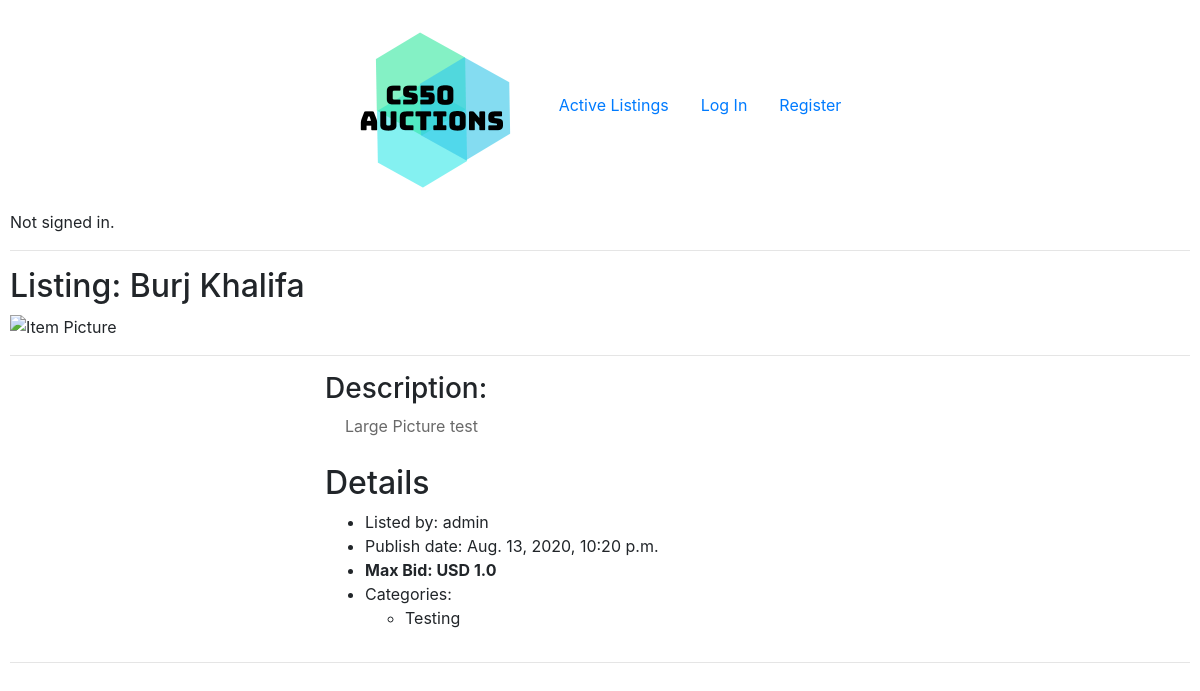
The page /listing/22 on the database its author committed.
### auctions/models.py (models this page shows, shortened)
class Item(models.Model):
    id = models.AutoField(primary_key=True)
    item_name = models.CharField(max_length=64)
    item_description = models.CharField(max_length=4000)
    min_bid = models.FloatField(default=1.0)
    owner = models.ForeignKey(User, on_delete=models.CASCADE, related_name="user_owner")
    image = models.URLField(max_length=200)
    categories = models.ManyToManyField(Category)
    users_watching = models.ManyToManyField(User, related_name="user_watchlist", blank=True)
    is_active = models.BooleanField(verbose_name="Item active", default=True)
    date = models.DateTimeField(auto_now_add=True)
    def __str__(self):
        return f"{self.id}) Item {self.item_name} onwed by {self.owner} Categories: {self.categories}"

class User(AbstractUser):
    pass

class Category(models.Model):
    name = models.CharField(max_length=64, primary_key=True)
    def __str__(self):
        return self.name

### auctions/views.py (the view, shortened to what this page needs)
# urls.py: path("listing/<int:id_listing>", views.show_listing, name="show_listing"),
def show_listing(request, id_listing):
    listing = Item.objects.get(id=id_listing)
    form = NewBidForm(request.POST, item_id=id_listing)
    bids = Bid.objects.filter(item_id=id_listing).order_by("-ammount")
    comment_form = NewCommentForm(request.POST or None)
    comment_form.fields.get("comment").widget.attrs.update({"required": False})
    context = {
        "listing": listing,
        "categories": listing.categories.all(),
        "comments": Comment.objects.filter(item_id=id_listing),
        "in_watchlist": util.is_in_watchlist(request.user, listing),
        "user_is_owner": listing.owner == request.user,
        "user_is_winner": len(bids) > 0 and request.user.id is bids.first().bidder.id,
        "item_is_active": listing.is_active,
        "max_bid": util.get_max_bid(id_listing),
        "bids": bids,
        "bids_len": len(bids),
        "comment_form": comment_form,
    }
    form.fields.get("ammount").widget.attrs.update({"min": get_max_bid(id_listing) + 0.01})
    context.update({"form": form})
    return render(request, "auctions/listing.html", context)

### auctions/context_processors.py (called while the page is built)
def watchlist_count(request):
    watchlist_size = len(util.obtain_watchlist(request.user))
    return {"watchlist_size": watchlist_size}

### auctions/util.py (called while the page is built)
def get_max_bid(item_id):
    bids = Bid.objects.filter(item=item_id)
    if len(bids) is 0:
        return Item.objects.get(id=item_id).min_bid
    max_bid: int = 0
    for bid in bids:
        if bid.ammount > max_bid:
            max_bid = bid.ammount
    return max_bid

def is_in_watchlist(user: User, item: Item) -> bool:
    print(Item.objects.get(id=item.id))
    print(f"related={Item.objects.get(id=item.id).users_watching.select_related()}")
    if list(Item.objects.get(id=item.id).users_watching.select_related()).__contains__(user):
        return True
    else:
        return False

def obtain_watchlist(user: User):
    if user is None:
        return
    items = Item.objects.all()
    listing = []
    for item in items:
        if list(item.users_watching.select_related()).__contains__(user):
            listing.append(item)
    return listing

### auctions/templates/auctions/listing.html (shortened to what this page needs)
{% extends  "auctions/layout.html" %}
{% load bootstrap4 %}
{% block body %}
    <h2>Listing: {{ listing.item_name }}</h2>
    <div id="listing_pic_div">
        <img src="{{ listing.image }}" alt="Item Picture">
    </div>
    <hr>
    <div class="listing_desc_deta_flex_cont">
        <div class="listing_desc_deta">
            <h3>Description:</h3>
            <p class="listing_text">{{ listing.item_description }}</p>
        </div>
        <div class="listing_desc_deta">
            <h2>Details</h2>
            <div>
                <ul>
                    <li>Listed by: {{ listing.owner }}</li>
                    <li>Publish date: {{ listing.date }}</li>
                    <li><b>Max Bid: USD {{ max_bid }}</b></li>
                    <li>Categories:</li>
                    {% for category in categories %}
                        <ul>
                            <li>{{ category }}</li>
                        </ul>
                    {% endfor %}
                </ul>
            </div>
        </div>
    </div>
    <hr>
{% endblock body %}

### auctions/static/auctions/styles.css (style rules this page uses)
body { padding: 10px; }
.listing_text { display: inline-block; padding-left: 20px; padding-bottom: 10px; max-width: 70vw; }
.listing_desc_deta_flex_cont { display: flex; flex-wrap: wrap; justify-content: center; }
.listing_desc_deta { margin-left: 50px; width: 600px }
.listing_desc_deta p { color: dimgrey; }
#listing_pic_div img { height: 400px; }

### rows shown on the page
Item: item_name "Burj Khalifa", item_description "Large Picture test", owner "admin", date "Aug. 13, 2020, 10:20 p.m.", min_bid "1.0"
Category: name "Testing"
